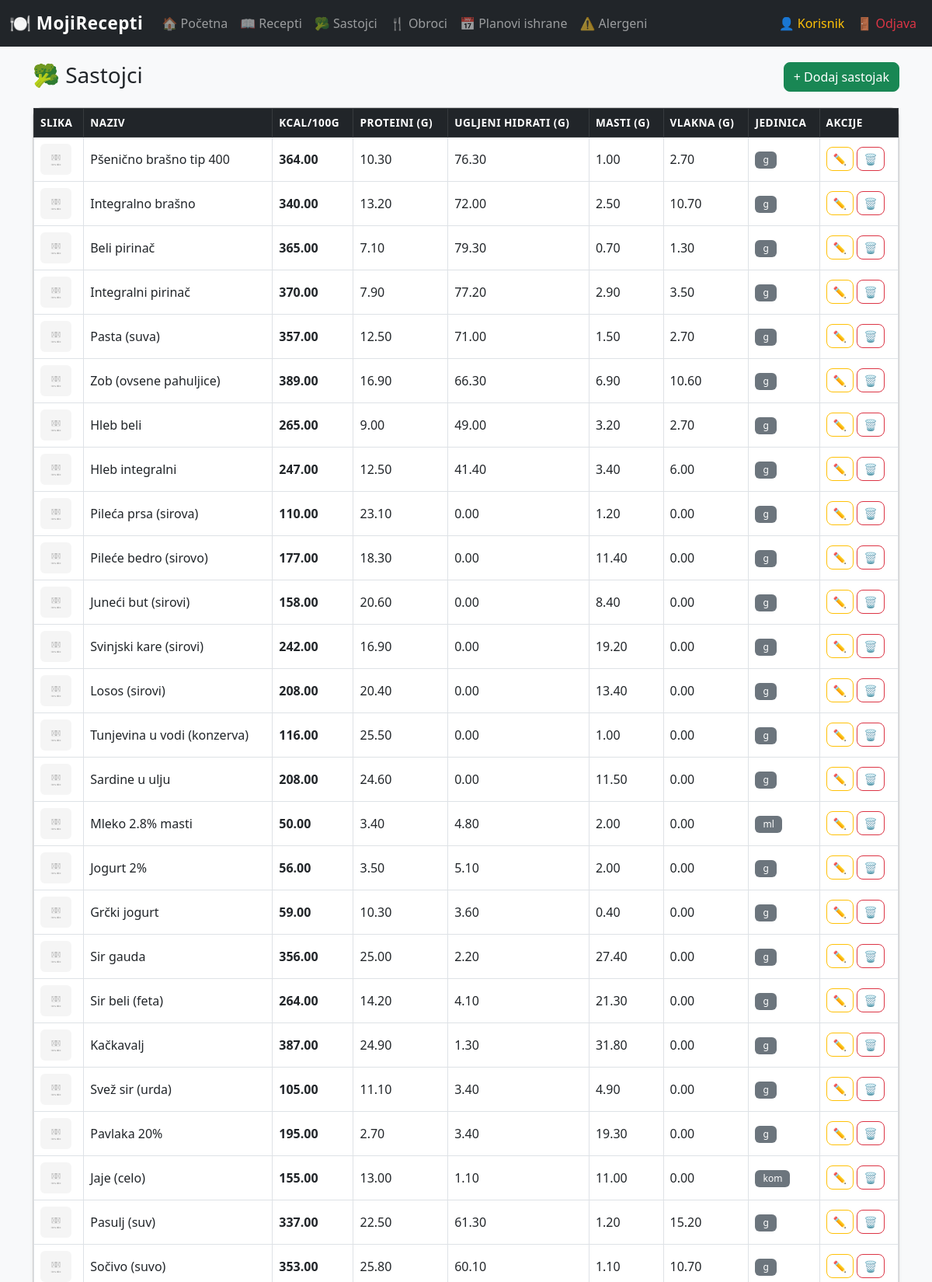
/sastojci.php (signed in, upper part), run on the app's committed database.
### tables this page shows
CREATE TABLE IF NOT EXISTS Sastojci (
    SastojakID INT AUTO_INCREMENT PRIMARY KEY,
    Naziv VARCHAR(150) NOT NULL,
    Kalorije DECIMAL(8,2) DEFAULT 0,         
    Proteini DECIMAL(8,2) DEFAULT 0,         
    Ugljeni_hidrati DECIMAL(8,2) DEFAULT 0,  
    Masti DECIMAL(8,2) DEFAULT 0,            
    Vlakna DECIMAL(8,2) DEFAULT 0,           
    Jedinica VARCHAR(20) DEFAULT 'g',        
    Slika VARCHAR(255) DEFAULT 'default.jpg'
);

### php/klase/Baza.php (called while the page is built, shortened)
<?php
class Baza {
    private static ?Baza $instanca = null;
    private mysqli $konekcija;
    private function __construct() {
        $host     = 'localhost';
        $korisnik = 'root';
        $sifra    = '';
        $baza     = 'recepti_app';
        $this->konekcija = new mysqli($host, $korisnik, $sifra, $baza);
        $this->konekcija->set_charset('utf8mb4');
    }
    public static function getInstanca(): Baza {
        if (self::$instanca === null) {
            self::$instanca = new Baza();
        }
        return self::$instanca;
    }
    public function query(string $sql): mysqli_result|bool {
        return $this->konekcija->query($sql);
    }
    public function imaKolonu(string $tabela, string $kolona): bool {
        $stmt = $this->konekcija->prepare(
            "SELECT 1 FROM information_schema.columns WHERE table_schema = DATABASE() AND table_name = ? AND column_name = ? LIMIT 1"
        );
        $stmt->bind_param('ss', $tabela, $kolona);
        $stmt->execute();
        $stmt->store_result();
        $exists = $stmt->num_rows > 0;
        return $exists;
    }}

### php/klase/EntitetBaze.php (called while the page is built, shortened)
<?php
require_once __DIR__ . '/Baza.php';
abstract class EntitetBaze implements ICrud {
    protected Baza $baza;
    protected string $tabela;
    protected string $primarniKljuc;
    public function __construct() {
        $this->baza = Baza::getInstanca();
    }
    public function citaj($id = null): array {
        if ($id !== null) {
            $id = (int)$id;
            $rez = $this->baza->query("SELECT * FROM {$this->tabela} WHERE {$this->primarniKljuc} = $id");
        } else {
            $rez = $this->baza->query("SELECT * FROM {$this->tabela}");
        }
        $podaci = [];
        while ($red = $rez->fetch_assoc()) {
            $podaci[] = $red;
        }
        return $podaci;
    }
}

### php/klase/Entiteti.php (called while the page is built, shortened)
<?php
require_once __DIR__ . '/EntitetBaze.php';
class Sastojak extends EntitetBaze {
    public function __construct() {
        $this->tabela        = 'Sastojci';
        if (!$this->baza->imaKolonu($this->tabela, 'Slika')) {
            $this->baza->query("ALTER TABLE {$this->tabela} ADD COLUMN Slika VARCHAR(255) DEFAULT 'default.jpg'");
        }
    }
}

### sastojci.php (the view, shortened to what this page needs)
<?php
require_once 'php/klase/Entiteti.php';
$sastojak = new Sastojak();
$svi      = $sastojak->citaj();
?>
<!DOCTYPE html>
<html lang="sr">
<head>
    <link href="https://cdn.jsdelivr.net/npm/bootstrap@5.3.0/dist/css/bootstrap.min.css" rel="stylesheet">
    <link rel="stylesheet" href="css/style.css">
</head>
<body class="bg-light">
<?php include 'php/navbar.php'; ?>
<div class="container" style="margin-top:80px;">
    <div class="row mb-3">
        <div class="col"><h3>🥦 Sastojci</h3></div>
        <div class="col-auto">
            <button class="btn btn-success" data-bs-toggle="modal" data-bs-target="#modalDodaj">+ Dodaj sastojak</button>
        </div>
    </div>
    <div class="card shadow-sm mb-4">
        <div class="card-body p-0">
            <div class="table-responsive">
                <table class="table table-hover table-bordered mb-0">
                    <thead class="table-dark">
                        <tr>
                            <th>Slika</th>
                            <th>Naziv</th>
                            <th>Kcal/100g</th>
                            <th>Proteini (g)</th>
                            <th>Ugljeni hidrati (g)</th>
                            <th>Masti (g)</th>
                            <th>Vlakna (g)</th>
                            <th>Jedinica</th>
                            <th>Akcije</th>
                        </tr>
                    </thead>
                    <tbody>
                        <?php foreach ($svi as $s): ?>
                        <tr>
                            <td>
                                <img src="img/sastojci/<?= htmlspecialchars($s['Slika'] ?? 'default.jpg') ?>"
                                     onerror="this.src='img/default.jpg'"
                                     alt="<?= htmlspecialchars($s['Naziv']) ?>"
                                     style="width:40px; height:40px; object-fit:cover; border-radius:6px;">
                            </td>
                            <td><?= htmlspecialchars($s['Naziv']) ?></td>
                            <td><strong><?= $s['Kalorije'] ?></strong></td>
                            <td><?= $s['Proteini'] ?></td>
                            <td><?= $s['Ugljeni_hidrati'] ?></td>
                            <td><?= $s['Masti'] ?></td>
                            <td><?= $s['Vlakna'] ?></td>
                            <td><span class="badge bg-secondary"><?= $s['Jedinica'] ?></span></td>
                            <td>
                                <a href="sastojci.php?izmeni=<?= $s['SastojakID'] ?>" class="btn btn-sm btn-outline-warning">✏️</a>
                                <a href="php/akcije.php?akcija=obrisi&tip=sastojak&id=<?= $s['SastojakID'] ?>"
                                   class="btn btn-sm btn-outline-danger"
                                   onclick="return confirm('Obrisati <?= htmlspecialchars($s['Naziv']) ?>?')">🗑️</a>
                            </td>
                        </tr>
                        <?php endforeach; ?>
                    </tbody>
                </table>
            </div>
        </div>
    </div>
</div>
</body>
</html>

### css/style.css (style rules this page uses)
body { font-family: "Segoe UI", Tahoma, Geneva, Verdana, sans-serif; }
.card { border-radius: 12px; transition: transform 0.2s ease, box-shadow 0.2s ease; }
.table th { font-weight: 600; font-size: 0.85rem; text-transform: uppercase; letter-spacing: 0.5px; }
.table td { vertical-align: middle; }
.btn { border-radius: 8px; font-weight: 500; }
.badge { border-radius: 6px; padding: 5px 10px; font-weight: 500; }

### data on the page
sastojci: Slika (placeholder picture), Naziv "Pšenično brašno tip 400", Kalorije "364.00", Proteini "10.30", Ugljeni_hidrati "76.30", Masti "1.00", Vlakna "2.70", Jedinica "g"
sastojci: Slika (placeholder picture), Naziv "Integralno brašno", Kalorije "340.00", Proteini "13.20", Ugljeni_hidrati "72.00", Masti "2.50", Vlakna "10.70", Jedinica "g"
sastojci: Slika (placeholder picture), Naziv "Beli pirinač", Kalorije "365.00", Proteini "7.10", Ugljeni_hidrati "79.30", Masti "0.70", Vlakna "1.30", Jedinica "g"
sastojci: Slika (placeholder picture), Naziv "Integralni pirinač", Kalorije "370.00", Proteini "7.90", Ugljeni_hidrati "77.20", Masti "2.90", Vlakna "3.50", Jedinica "g"
sastojci: Slika (placeholder picture), Naziv "Pasta (suva)", Kalorije "357.00", Proteini "12.50", Ugljeni_hidrati "71.00", Masti "1.50", Vlakna "2.70", Jedinica "g"
sastojci: Slika (placeholder picture), Naziv "Zob (ovsene pahuljice)", Kalorije "389.00", Proteini "16.90", Ugljeni_hidrati "66.30", Masti "6.90", Vlakna "10.60", Jedinica "g"
sastojci: Slika (placeholder picture), Naziv "Hleb beli", Kalorije "265.00", Proteini "9.00", Ugljeni_hidrati "49.00", Masti "3.20", Vlakna "2.70", Jedinica "g"
sastojci: Slika (placeholder picture), Naziv "Hleb integralni", Kalorije "247.00", Proteini "12.50", Ugljeni_hidrati "41.40", Masti "3.40", Vlakna "6.00", Jedinica "g"
sastojci: Slika (placeholder picture), Naziv "Pileća prsa (sirova)", Kalorije "110.00", Proteini "23.10", Ugljeni_hidrati "0.00", Masti "1.20", Vlakna "0.00", Jedinica "g"
sastojci: Slika (placeholder picture), Naziv "Pileće bedro (sirovo)", Kalorije "177.00", Proteini "18.30", Ugljeni_hidrati "0.00", Masti "11.40", Vlakna "0.00", Jedinica "g"
sastojci: Slika (placeholder picture), Naziv "Juneći but (sirovi)", Kalorije "158.00", Proteini "20.60", Ugljeni_hidrati "0.00", Masti "8.40", Vlakna "0.00", Jedinica "g"
sastojci: Slika (placeholder picture), Naziv "Svinjski kare (sirovi)", Kalorije "242.00", Proteini "16.90", Ugljeni_hidrati "0.00", Masti "19.20", Vlakna "0.00", Jedinica "g"
sastojci: Slika (placeholder picture), Naziv "Losos (sirovi)", Kalorije "208.00", Proteini "20.40", Ugljeni_hidrati "0.00", Masti "13.40", Vlakna "0.00", Jedinica "g"
sastojci: Slika (placeholder picture), Naziv "Tunjevina u vodi (konzerva)", Kalorije "116.00", Proteini "25.50", Ugljeni_hidrati "0.00", Masti "1.00", Vlakna "0.00", Jedinica "g"
sastojci: Slika (placeholder picture), Naziv "Sardine u ulju", Kalorije "208.00", Proteini "24.60", Ugljeni_hidrati "0.00", Masti "11.50", Vlakna "0.00", Jedinica "g"
sastojci: Slika (placeholder picture), Naziv "Mleko 2.8% masti", Kalorije "50.00", Proteini "3.40", Ugljeni_hidrati "4.80", Masti "2.00", Vlakna "0.00", Jedinica "ml"
sastojci: Slika (placeholder picture), Naziv "Jogurt 2%", Kalorije "56.00", Proteini "3.50", Ugljeni_hidrati "5.10", Masti "2.00", Vlakna "0.00", Jedinica "g"
sastojci: Slika (placeholder picture), Naziv "Grčki jogurt", Kalorije "59.00", Proteini "10.30", Ugljeni_hidrati "3.60", Masti "0.40", Vlakna "0.00", Jedinica "g"
sastojci: Slika (placeholder picture), Naziv "Sir gauda", Kalorije "356.00", Proteini "25.00", Ugljeni_hidrati "2.20", Masti "27.40", Vlakna "0.00", Jedinica "g"
sastojci: Slika (placeholder picture), Naziv "Sir beli (feta)", Kalorije "264.00", Proteini "14.20", Ugljeni_hidrati "4.10", Masti "21.30", Vlakna "0.00", Jedinica "g"
sastojci: Slika (placeholder picture), Naziv "Kačkavalj", Kalorije "387.00", Proteini "24.90", Ugljeni_hidrati "1.30", Masti "31.80", Vlakna "0.00", Jedinica "g"
sastojci: Slika (placeholder picture), Naziv "Svež sir (urda)", Kalorije "105.00", Proteini "11.10", Ugljeni_hidrati "3.40", Masti "4.90", Vlakna "0.00", Jedinica "g"
sastojci: Slika (placeholder picture), Naziv "Pavlaka 20%", Kalorije "195.00", Proteini "2.70", Ugljeni_hidrati "3.40", Masti "19.30", Vlakna "0.00", Jedinica "g"
sastojci: Slika (placeholder picture), Naziv "Jaje (celo)", Kalorije "155.00", Proteini "13.00", Ugljeni_hidrati "1.10", Masti "11.00", Vlakna "0.00", Jedinica "kom"
sastojci: Slika (placeholder picture), Naziv "Pasulj (suv)", Kalorije "337.00", Proteini "22.50", Ugljeni_hidrati "61.30", Masti "1.20", Vlakna "15.20", Jedinica "g"
sastojci: Slika (placeholder picture), Naziv "Sočivo (suvo)", Kalorije "353.00", Proteini "25.80", Ugljeni_hidrati "60.10", Masti "1.10", Vlakna "10.70", Jedinica "g"

### other printed values
$imePrezime "Korisnik"
